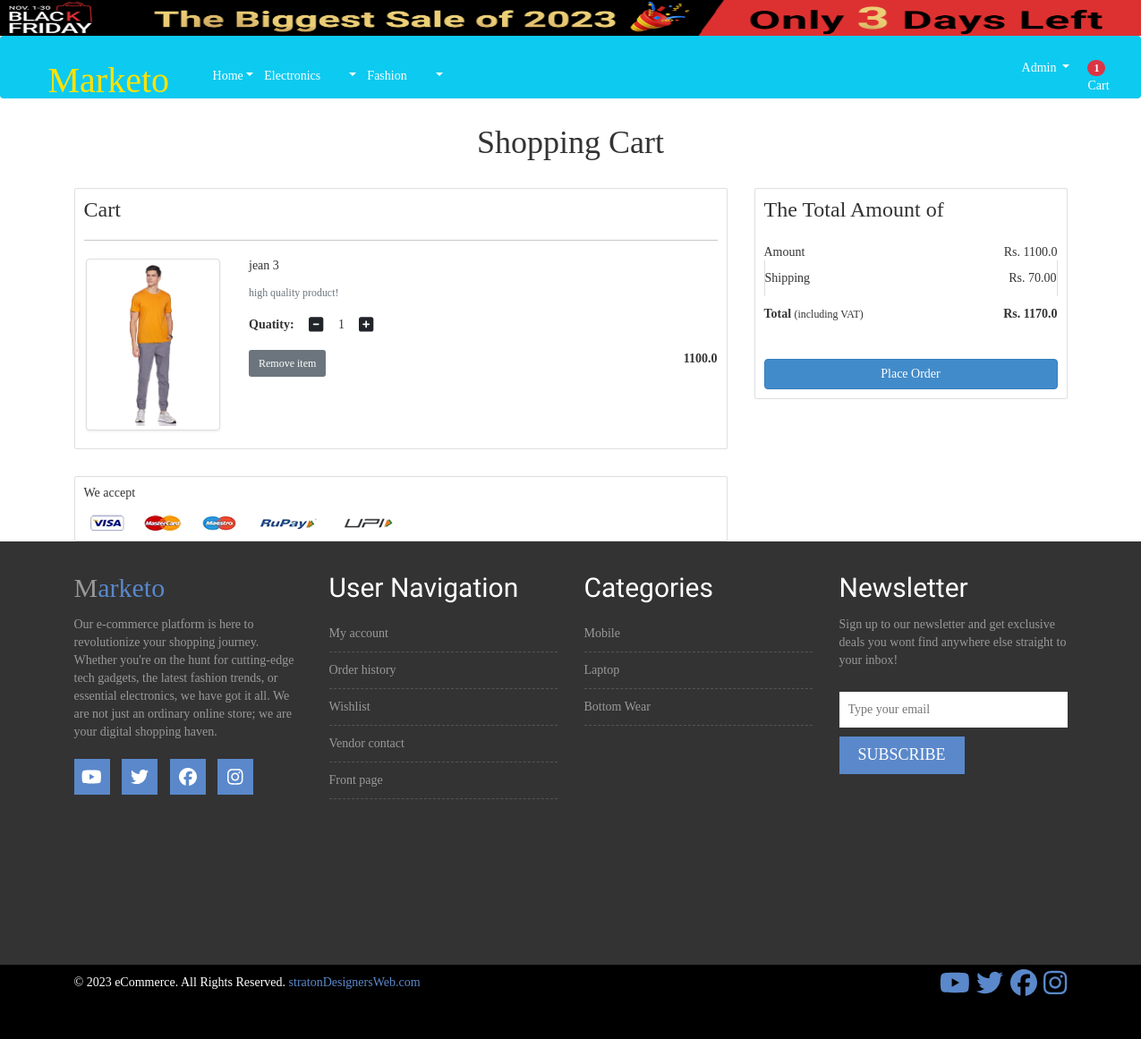
The app's page /cart/ (signed in) with its own data.
### app/models.py (models this page shows, shortened)
class Cart(models.Model):
    user = models.ForeignKey(User,on_delete=models.CASCADE)
    product = models.ForeignKey(Product,on_delete=models.CASCADE)
    quatity = models.PositiveIntegerField(default=1)

class Product(models.Model):
    title = models.CharField(max_length=100)
    selling_price = models.FloatField()
    discounted_price = models.FloatField()
    description = models.TextField()
    brand = models.CharField(max_length=100)
    category = models.CharField(choices=CATEGORY_CHOICES,max_length=2)
    product_image = models.ImageField(upload_to='productimg')

### app/views.py (the view)
# urls.py: path('cart/', views.show_cart, name='showcart'),
@login_required
def show_cart(request):
    if request.user.is_authenticated:
        user =request.user
        cart = Cart.objects.filter(user=user)
        amount = 0.0
        shipping_amount = 70.0
        total_amount = 0.0
        cart_product = [p for p in Cart.objects.all() if p.user == user]
        if request.user.is_authenticated:
            totalitems = len(Cart.objects.filter(user=request.user))
        else:
            totalitems=0
        if cart_product:
            for p in cart_product:
                tempamount = (p.quatity * p.product.discounted_price)
                amount += tempamount
                total_amount = amount + shipping_amount
            context ={'carts':cart,'amount':amount,'total_amount':total_amount,'totalitems':totalitems}
            return render(request, 'app/addtocart.html',context)
        else:
             return render(request, 'app/emptycart.html')

### app/templates/app/addtocart.html (shortened to what this page needs)
{% extends 'app/base.html' %}
{% load static %}
{% block main-content %}
<div class="container my-5">
 <div class="row">
  <h1 class="text-center mb-5">Shopping Cart</h1>
  <div class="col-sm-8">
  <div class="card">
   <div class="card-body">
    <h3>Cart</h3>
    {% for cart in carts %}
    <hr>
    <div class="row mb-3">
     <div class="col-sm-3 text-center align-self-center"><img src="{{cart.product.product_image.url}}" alt="" srcset="" class="img-fluid img-thumbnail shadow-sm" height="150" width="150"> </div>
     <div class="col-sm-9">
      <div>
       <h5>{{cart.product.title}}</h5>
       <p class="mb-2 text-muted small">{{cart.product.description}}!</p>
       <div class="my-3">
        <label for="quantity">Quatity:</label>
        <a class="minus-cart btn" pid="{{cart.product.id}}"><i class="fas fa-minus-square fa-lg"></i></a>
          <span id="quantity">{{cart.quatity}}</span>
        <a class="plus-cart btn" pid="{{cart.product.id}}"><i class="fas fa-plus-square fa-lg"></i></a>
       </div>
       <div class="d-flex justify-content-between">
        <a href="#" class="btn btn-sm btn-secondary mr-3 remove-cart" pid="{{cart.product.id}}">Remove item </a>
        <p class="mb-0"><span><strong id="amount2">{{cart.product.discounted_price}}</strong></span></p>
       </div>
      </div>
     </div>
    </div>
    {% endfor %}
   </div>
   </div>
  </div>
  <div class="col-sm-4">
   <div class="card">
    <div class="card-body">
      <h3>The Total Amount of</h3>
      <ul class="list-group">
       <li class="list-group-item d-flex justify-content-between align-items-center border-0 px-0 pb-0">Amount<span>Rs. <span id="amount">{{amount}}</span></span></li>
       <li class="list-group-item d-flex justify-content-between align-items-center px-0">Shipping<span>Rs. 70.00</span></li>
       <li class="list-group-item d-flex justify-content-between align-items-center border-0 px-0 mb-3">
        <div>
           <strong>Total</strong> <small>(including VAT)</small>
         </div>
         <span><strong>Rs. <strong id="totalamount">{{total_amount}}</strong></strong></span>
       </li>
      </ul>
      <div class="d-grid"><a href="{% url 'checkout' %}" class="btn btn-primary">Place Order</a></div>
    </div>
   </div>
  </div>
 </div>
</div>
<div class="container">
 <div class="row">
  <div class="col-sm-8">
   <div class="card">
    <div class="card-body">
      <h5 class="mb-4">We accept</h5>
      <img src="{% static 'app/images/payment.png' %}" alt="" class="img-fluid">
    </div>
  </div>
  </div>
 </div>
</div>
{% endblock main-content %}

### app/templates/app/base.html (shortened to what this page needs)
{% load static %}
<!doctype html>
<html lang="en">
<head>
  <link href="https://cdn.jsdelivr.net/npm/bootstrap@5.0.0-beta1/dist/css/bootstrap.min.css" rel="stylesheet"
>
  <link rel="stylesheet" href="{% static 'css/owl.carousel.min.css' %}">
  <link rel="stylesheet" href="{% static 'css/all.min.css' %}">
  <link rel="stylesheet" href="{% static '/css/style.css' %}">
  <link rel="stylesheet" href={% static "css/bootstrap.min.css" %}>
  <link rel="stylesheet" href={% static "css/font-awesome.min.css" %}>
  <link rel="stylesheet" href={% static "css/owl.carousel.css" %}>
  <link rel="stylesheet" href={% static "style.css" %}>
  <link rel="stylesheet" href={% static "css/responsive.css" %}>
</head>
<body>
  <div><img src="..\static\images\banner\kilimall.gif" style="width: 100%; height: 40px;"></div>
  <nav class="navbar bg-info navbar-expand-lg " style="margin: 0px; width: 100%; height: 70px;">
    <div class="container p-1" id="navbarSupportedContent" style="width: 100px; margin-left: 50px;">
      <a class="navbar-brand font-italic font-weight-bold" style="margin-bottom: -30px; font-size: 40px;" href="/"><span id="brand-name" class="font-italic font-weight-bold pe-1"
        style="color: rgba(255,226,0,1)">Marketo</span></a>
      <div class="collapse navbar-collapse" id="navbarSupportedContent">
        <ul class="navbar-nav me-auto mb-2 mb-lg-0 p-0" style="padding: 10px; word-spacing: 25px;">
          <li class="nav-item">
            <a class="btn btn-outline-dark nav-link dropdown-toggle text-white" aria-current="page" href="/" style="margin-top: 30px; ">Home</a>
          </li>
          <li class="nav-item dropdown">
            <a class="btn btn-outline-dark nav-link dropdown-toggle text-white" href="#" id="electronicsDropdown" role="button"
              data-bs-toggle="dropdown" aria-expanded="false" style="margin-top: 30px;">
              Electronics
            </a>
          </li>
          <li class="nav-item dropdown" style="margin-top: 30px;">
            <a class="btn btn-outline-dark nav-link dropdown-toggle text-white " href="#" id="fashionDropdown" role="button"
              data-bs-toggle="dropdown" aria-expanded="false">
              Fashion
            </a>
          </li>
        </ul>
        <div>
          <ul class="navbar-nav me-auto mb-2 mb-lg-0" style="margin-left: 900px; margin-top: -60px; text-align: justify;">
            {% if request.user.is_authenticated %}
            <li class="nav-item dropdown mx-2">
              <a class="nav-link dropdown-toggle text-white" href="#" id="profileDropdown" role="button"
                data-bs-toggle="dropdown" aria-expanded="false">
                {{request.user.username|title}}
              </a>
            </li>
            <li class="nav-item mx-2">
              <a href="{% url 'showcart' %}" class="nav-link text-white"><span class="badge bg-danger">{{totalitems}}</span> Cart
              </a>
            </li>
            {% endif %}
          </ul>
        </div>
      </div>
    </div>
  </nav>
  {% block main-content %} {% endblock main-content %}
  <footer >
    <div class="footer-top-area">
        <div class="container">
            <div class="row">
                <div class="col-md-3 col-sm-6">
                    <div class="footer-about-us">
                        <h2>M<span>arketo</span></h2>
                        <p>Our e-commerce platform is here to revolutionize your shopping journey. Whether you're on the hunt for cutting-edge tech gadgets, the latest fashion trends, or essential electronics, we have got it all. We are not just an ordinary online store; we are your digital shopping haven.</p>
                        <div class="footer-social">
                          <a target = "blank" href = 'https://www.youtube.com/channel/UC-gCUMK_EGUqJ7P9VA7BJmQ'><i class="fab fa-youtube"></i></a>
                          <a target = "blank" href='https://twitter.com/codingCommander' ><i class="fab fa-twitter"></i></a>
                          <a target = "blank" href='https://www.facebook.com/codingcommanders/'><i class='fab fa-facebook'></i></a>
                          <a target = "blank" href='https://www.instagram.com/codingcommanders'><i class='fab fa-instagram'></i></a>
                        </div>
                    </div>
                </div>
                <div class="col-md-3 col-sm-6">
                    <div class="footer-menu">
                        <h2 class="footer-wid-title">User Navigation </h2>
                        <ul>
                            <li><a href="#">My account</a></li>
                            <li><a href="#">Order history</a></li>
                            <li><a href="#">Wishlist</a></li>
                            <li><a href="#">Vendor contact</a></li>
                            <li><a href="#">Front page</a></li>
                        </ul>
                    </div>
                </div>
                <div class="col-md-3 col-sm-6">
                    <div class="footer-menu">
                        <h2 class="footer-wid-title">Categories</h2>
                        <ul>
                            <li><a href="#">Mobile</a></li>
                            <li><a href="#">Laptop</a></li>
                            <li><a href="#">Bottom Wear</a></li>
                        </ul>
                    </div>
                </div>
                <div class="col-md-3 col-sm-6">
                    <div class="footer-newsletter">
                        <h2 class="footer-wid-title">Newsletter</h2>
                        <p>Sign up to our newsletter and get exclusive deals you wont find anywhere else straight to your inbox!</p>
                        <div class="newsletter-form">
                            <form action="#">
                                <input type="email" placeholder="Type your email">
                                <input type="submit" value="Subscribe">
                            </form>
                        </div>
                    </div>
                </div>
            </div>
        </div>
    </div>
    <div class="footer-bottom-area">
        <div class="container">
            <div class="row">
                <div class="col-md-8">
                    <div class="copyright">
                        <p>&copy; 2023 eCommerce. All Rights Reserved. <a href="http://www.freshdesignweb.com" target="_blank">stratonDesignersWeb.com</a></p>
                    </div>
                </div>
                <div class="col-md-4">
                    <div class="footer-card-icon">
                      <a target = "blank" href = 'https://www.youtube.com/channel/UC-gCUMK_EGUqJ7P9VA7BJmQ'><i class="fab fa-youtube"></i></a>
                      <a target = "blank" href='https://twitter.com/home?lang=en' ><i class="fab fa-twitter"></i></a>
                      <a target = "blank" href='https://www.facebook.com/codingcommanders/'><i class='fab fa-facebook'></i></a>
                      <a target = "blank" href='https://www.instagram.com/codingcommanders'><i class='fab fa-instagram'></i></a>
                    </div>
                </div>
            </div>
        </div>
    </div>
</footer>
</body>
</html>

### static/css/style.css (style rules this page uses)
* { font-family: serif; }

### static/style.css (style rules this page uses)
img { max-width: 100%; height: auto; }
h1, h2, h3, h4, h5, h6 { margin: 0 0 15px; }
body { font-family:Arial, Helvetica, sans-serif; }
.footer-top-area { background: none repeat scroll 0 0 #333; color: #999; padding: 35px 0 180px; }
.footer-bottom-area { background: #000;color: #fff }
.footer-about-us span { color: #5a88ca; }
.footer-wid-title { font-family: raleway; font-size: 30px; font-weight: 100;color: #fff }
.footer-about-us h2 { font-weight: 200; }
.footer-menu ul { list-style: outside none none; margin: 0; padding: 0; }
.footer-menu ul li { border-bottom: 1px dashed #555; padding: 5px 0; }
.footer-menu a { display: block; padding: 5px 0;color: #999 }
.footer-social a { background: none repeat scroll 0 0 #5a88ca; color: #fff; display: inline-block; font-size: 20px; height: 40px; margin-bottom: 10px; margin-right: 10px; padding-top: 5px; text-align: center; width: 40px;border: 1px solid #5a88ca; }
.footer-social { margin-top: 20px }
.newsletter-form input[type="email"] { background: none repeat scroll 0 0 #fff; border: medium none; margin-bottom: 10px; padding: 10px; width: 100%; }
.newsletter-form input[type="submit"] { background: none repeat scroll 0 0 #5a88ca; border: medium none; color: #fff; display: inline-block; font-size: 18px; padding: 7px 20px; text-transform: uppercase;border: 1px solid #5a88ca; }
.newsletter-form { margin-top: 25px; }
a { color: #5a88ca }
.footer-bottom-area { background: none repeat scroll 0 0 #000; color: #fff; padding-bottom: 40px; }
.footer-card-icon { font-size: 30px; text-align: right; }
.copyright > p { margin: 10px 0 0; }
input[type="text"], input[type="password"], input[type="email"], textarea { border: 1px solid #ddd; padding: 10px; }
input[type="submit"], button[type=submit] { background: none repeat scroll 0 0 #5a88ca; border: medium none; color: #fff; padding: 11px 20px; text-transform: uppercase; }

### static/css/responsive.css (style rules this page uses)
@media only screen and (min-width: 992px) and (max-width: 1280px) { input[type="submit"], button[type="submit"] { padding: 11px 15px; } }

### records on screen
Cart: product.product_image (picture), product "jean 3", product.description "high quality product", quatity "1", product.discounted_price "1100.0"

### other values on screen
{{ request.user.username|title }} "Admin"
{{ totalitems }} "1"
{{ amount }} "1100.0"
{{ total_amount }} "1170.0"
